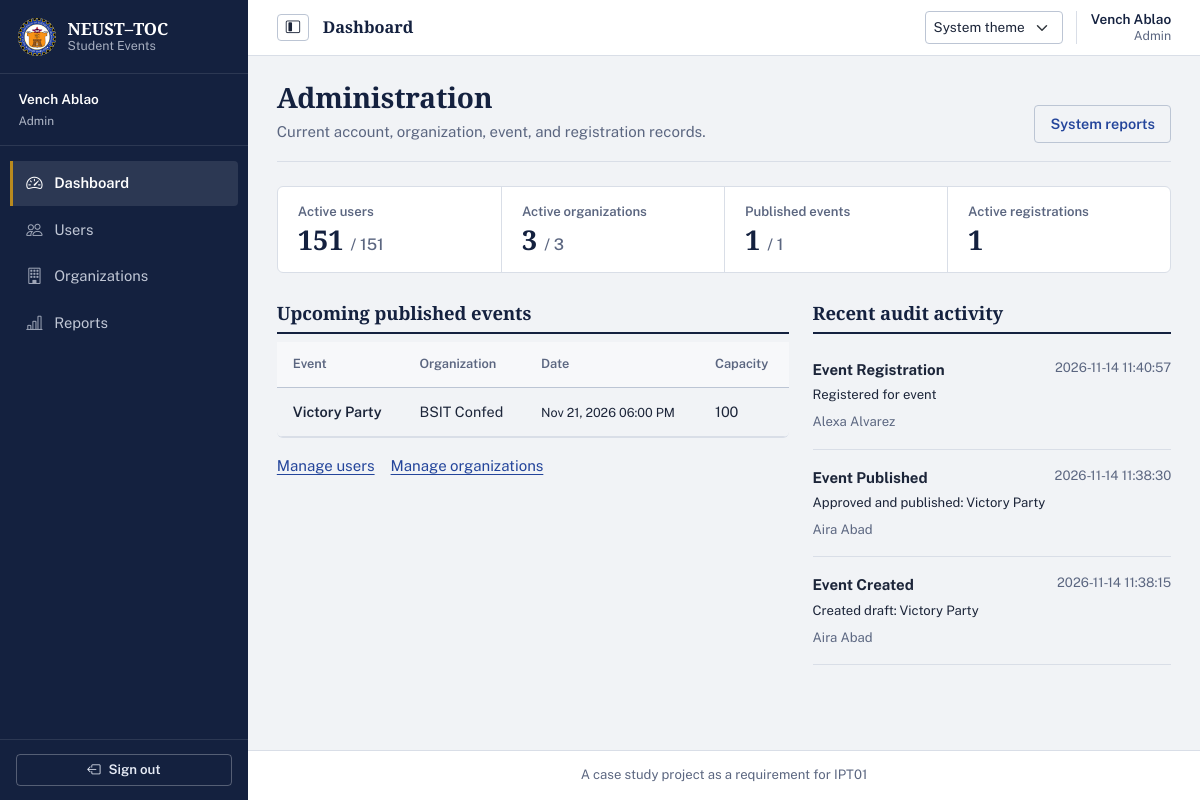
The page /admin/dashboard (signed in) on the database its author committed.
### tables this page shows
CREATE TABLE users (
    user_id INTEGER PRIMARY KEY AUTOINCREMENT,
    student_no TEXT UNIQUE,
    full_name TEXT NOT NULL,
    email TEXT NOT NULL UNIQUE,
    password_hash TEXT NOT NULL,
    role TEXT NOT NULL CHECK(role IN ('admin', 'officer', 'student')),
    is_active INTEGER NOT NULL DEFAULT 1 CHECK(is_active IN (0, 1)),
    created_at TEXT NOT NULL DEFAULT (strftime('%Y-%m-%d %H:%M:%S', 'now', 'localtime'))
);

CREATE TABLE events (
    event_id INTEGER PRIMARY KEY AUTOINCREMENT,
    organization_id INTEGER NOT NULL,
    created_by INTEGER NOT NULL,
    title TEXT NOT NULL,
    description TEXT NOT NULL,
    venue TEXT NOT NULL,
    start_at TEXT NOT NULL,
    end_at TEXT,
    registration_deadline TEXT NOT NULL,
    capacity INTEGER NOT NULL CHECK(capacity > 0),
    status TEXT NOT NULL DEFAULT 'draft' CHECK(status IN ('draft', 'published', 'cancelled', 'completed')),
    created_at TEXT NOT NULL DEFAULT (strftime('%Y-%m-%d %H:%M:%S', 'now', 'localtime')),
    updated_at TEXT,
    FOREIGN KEY (organization_id) REFERENCES organizations(organization_id) ON DELETE RESTRICT,
    FOREIGN KEY (created_by) REFERENCES users(user_id) ON DELETE RESTRICT
);

CREATE TABLE organizations (
    organization_id INTEGER PRIMARY KEY AUTOINCREMENT,
    name TEXT NOT NULL UNIQUE,
    description TEXT,
    contact_email TEXT,
    is_active INTEGER NOT NULL DEFAULT 1 CHECK(is_active IN (0, 1)),
    created_at TEXT NOT NULL DEFAULT (strftime('%Y-%m-%d %H:%M:%S', 'now', 'localtime'))
);

CREATE TABLE audit_log (
    log_id INTEGER PRIMARY KEY AUTOINCREMENT,
    user_id INTEGER,
    action TEXT NOT NULL,
    target_type TEXT,
    target_id INTEGER,
    details TEXT,
    created_at TEXT NOT NULL DEFAULT (strftime('%Y-%m-%d %H:%M:%S', 'now', 'localtime')),
    FOREIGN KEY (user_id) REFERENCES users(user_id) ON DELETE SET NULL
);

### admin_routes.py (the view)
@admin_bp.route('/dashboard')
@admin_required
def dashboard():
    db = get_db()
    stats = report_service.get_admin_dashboard_stats(db)
    return render_template('admin/dashboard.html', stats=stats)

### admin_routes.py (called while the page is built)
def admin_required(f):
    @wraps(f)
    def decorated_function(*args, **kwargs):
        if 'user_id' not in session:
            flash('Please log in to access this page.', 'warning')
            return redirect(url_for('auth.login'))
        if session.get('role') != 'admin':
            abort(403)
        db = get_db()
        user = auth_service.get_user_by_id(db, session['user_id'])
        if not user or not user['is_active']:
            session.clear()
            flash('Your account has been deactivated.', 'danger')
            return redirect(url_for('auth.login'))
        return f(*args, **kwargs)
    return decorated_function

### db.py (called while the page is built)
def get_db():
    if 'db' not in g:
        db_path = current_app.config.get('DATABASE', Config.DATABASE)
        g.db = sqlite3.connect(db_path)
        g.db.row_factory = sqlite3.Row
        g.db.execute('PRAGMA foreign_keys = ON')
    return g.db

### services/auth_service.py (called while the page is built)
def get_user_by_id(db, user_id):
    return db.execute('SELECT * FROM users WHERE user_id = ?', (user_id,)).fetchone()

### services/event_service.py (called while the page is built)
def complete_expired_published_events(db, now=None):
    now = now or datetime.now()
    now_str = now.strftime('%Y-%m-%d %H:%M:%S')
    cursor = db.execute(
        '''UPDATE events
           SET status = 'completed', updated_at = ?
           WHERE status = 'published'
             AND NULLIF(end_at, '') IS NOT NULL
             AND end_at <= ?''',
        (now_str, now_str)
    )
    completed_count = cursor.rowcount
    db.commit()
    return completed_count

### templates/admin/dashboard.html (shortened to what this page needs)
{% extends "base.html" %}
{% block content %}
<header class="workspace-intro">
    <div>
        <h1>Administration</h1>
        <p>Current account, organization, event, and registration records.</p>
    </div>
    <a href="{{ url_for('admin.reports') }}" class="btn btn-outline-primary">System reports</a>
</header>
<div class="stat-strip" aria-label="System totals">
    <div><span class="stat-label">Active users</span><div class="stat-value">{{ stats.active_users }} <small class="text-muted fs-6">/ {{ stats.total_users }}</small></div></div>
    <div><span class="stat-label">Active organizations</span><div class="stat-value">{{ stats.active_organizations }} <small class="text-muted fs-6">/ {{ stats.total_organizations }}</small></div></div>
    <div><span class="stat-label">Published events</span><div class="stat-value">{{ stats.published_events }} <small class="text-muted fs-6">/ {{ stats.total_events }}</small></div></div>
    <div><span class="stat-label">Active registrations</span><div class="stat-value">{{ stats.total_registrations }}</div></div>
</div>
<div class="row g-4">
    <section class="col-xl-7">
        <div class="section-rule mb-2">
            <h2>Upcoming published events</h2>
        </div>
        {% if stats.upcoming_events %}
        <div class="table-responsive border-bottom">
            <table class="table table-hover align-middle">
                <thead><tr><th>Event</th><th>Organization</th><th>Date</th><th>Capacity</th></tr></thead>
                <tbody>
                {% for evt in stats.upcoming_events %}
                <tr>
                    <td class="fw-semibold">{{ evt.title }}</td>
                    <td>{{ evt.organization_name }}</td>
                    <td><small>{{ evt.start_at|datetimeformat }}</small></td>
                    <td>{{ evt.capacity }}</td>
                </tr>
                {% endfor %}
                </tbody>
            </table>
        </div>
        {% else %}
        <p class="text-muted border-bottom py-3">There are no upcoming published events.</p>
        {% endif %}
        <div class="d-flex flex-wrap gap-3 mt-3">
            <a href="{{ url_for('admin.users') }}">Manage users</a>
            <a href="{{ url_for('admin.organizations') }}">Manage organizations</a>
        </div>
    </section>
    <section class="col-xl-5">
        <div class="section-rule mb-2">
            <h2>Recent audit activity</h2>
        </div>
        {% if stats.recent_activity %}
        <ol class="list-unstyled mb-0">
            {% for act in stats.recent_activity %}
            <li class="py-3 border-bottom">
                <div class="d-flex justify-content-between align-items-start gap-3">
                    <strong class="text-break">{{ act.action|replace('_', ' ')|title }}</strong>
                    <small class="text-muted text-nowrap">{{ act.created_at }}</small>
                </div>
                {% if act.details %}<p class="small mb-1 mt-1">{{ act.details }}</p>{% endif %}
                {% if act.full_name %}<small class="text-muted">{{ act.full_name }}</small>{% endif %}
            </li>
            {% endfor %}
        </ol>
        {% else %}
        <p class="text-muted py-3">No audit activity has been recorded.</p>
        {% endif %}
    </section>
</div>
{% endblock %}

### templates/base.html (shortened to what this page needs)
<!DOCTYPE html>
<html lang="en" data-bs-theme="light" data-theme-preference="system">
<head>
    <link href="https://cdn.jsdelivr.net/npm/bootstrap@5.3.2/dist/css/bootstrap.min.css" rel="stylesheet"
>
    <link rel="stylesheet" href="https://cdn.jsdelivr.net/npm/bootstrap-icons@1.11.3/font/bootstrap-icons.min.css">
    <link rel="stylesheet" href="{{ url_for('static', filename='css/style.css') }}">
</head>
<body>
    {% if current_user %}
    <aside class="sidebar" id="sidebar">
        <div class="sidebar-header">
            <a class="sidebar-brand" href="{{ url_for('index') }}" aria-label="NEUST–TOC Student Events home">
                <img src="{{ url_for('static', filename='images/logo.jpg') }}" alt="" class="sidebar-logo">
                <span class="sidebar-brand-copy">
                    <strong>NEUST–TOC</strong>
                    <small>Student Events</small>
                </span>
            </a>
        </div>
        <div class="sidebar-user">
            <div class="sidebar-user-copy">
                <div class="fw-semibold text-truncate">{{ current_user.full_name }}</div>
                <small class="text-capitalize opacity-75">{{ current_user_display_role }}</small>
            </div>
        </div>
        <nav class="sidebar-nav" aria-label="Main navigation">
            <ul class="nav flex-column">
                {% if session.role == 'admin' %}
                <li class="nav-item">
                    <a class="nav-link {% if request.endpoint == 'admin.dashboard' %}active{% endif %}"
                       {% if request.endpoint == 'admin.dashboard' %}aria-current="page"{% endif %}
                       aria-label="Dashboard"
                       href="{{ url_for('admin.dashboard') }}">
                        <i class="bi bi-speedometer2 me-2" aria-hidden="true"></i><span class="nav-label">Dashboard</span>
                    </a>
                </li>
                <li class="nav-item">
                    <a class="nav-link {% if request.endpoint and request.endpoint.startswith('admin.user') %}active{% endif %}"
                       aria-label="Users"
                       href="{{ url_for('admin.users') }}">
                        <i class="bi bi-people me-2" aria-hidden="true"></i><span class="nav-label">Users</span>
                    </a>
                </li>
                <li class="nav-item">
                    <a class="nav-link {% if request.endpoint and request.endpoint.startswith('admin.organization') %}active{% endif %}"
                       aria-label="Organizations"
                       href="{{ url_for('admin.organizations') }}">
                        <i class="bi bi-building me-2" aria-hidden="true"></i><span class="nav-label">Organizations</span>
                    </a>
                </li>
                <li class="nav-item">
                    <a class="nav-link {% if request.endpoint == 'admin.reports' %}active{% endif %}"
                       aria-label="Reports"
                       href="{{ url_for('admin.reports') }}">
                        <i class="bi bi-bar-chart-line me-2" aria-hidden="true"></i><span class="nav-label">Reports</span>
                    </a>
                </li>
                {% endif %}
            </ul>
        </nav>
        <div class="sidebar-footer">
            <form method="POST" action="{{ url_for('auth.logout') }}">
                <button type="submit" class="btn btn-outline-light btn-sm w-100" aria-label="Sign out">
                <i class="bi bi-box-arrow-left me-2" aria-hidden="true"></i><span class="nav-label">Sign out</span>
                </button>
            </form>
        </div>
    </aside>
    {% endif %}
    <main class="{{ 'main-content' if current_user else 'guest-content' }}">
        {% if current_user %}
        <header class="app-topbar">
            <div class="topbar-leading">
                <button class="btn btn-outline-secondary sidebar-toggle" type="button" id="sidebarToggle"
                        aria-label="Collapse navigation" aria-controls="sidebar" aria-expanded="true">
                    <i class="bi bi-layout-sidebar-inset" aria-hidden="true"></i>
                </button>
                <div class="topbar-breadcrumb">
                    <span class="topbar-current">
                        {{ request.endpoint.rsplit('.', 1)[-1]|replace('_', ' ')|title if request.endpoint else 'Home' }}
                    </span>
                </div>
            </div>
            <div class="topbar-actions">
                <select class="form-select form-select-sm theme-picker" id="themePicker" data-theme-picker>
                    <option value="system">System theme</option>
                </select>
                <span class="topbar-account d-none d-sm-flex">
                    <span class="topbar-account-name">{{ current_user.full_name }}</span>
                    <span class="topbar-account-role text-capitalize">{{ current_user_display_role }}</span>
                </span>
            </div>
        </header>
        {% endif %}
        <div class="{{ 'container-fluid py-4' if current_user else 'container' }}">
            {% block content %}{% endblock %}
        </div>
        {% if current_user %}
        <footer class="app-footer">
            <div class="container-fluid">
                <p class="mb-0 text-center text-muted small">
                    A case study project as a requirement for IPT01
                </p>
            </div>
        </footer>
        {% endif %}
    </main>
</body>
</html>

### rows shown on the page
users: full_name "Vench Ablao", role "Admin"
events: title "Victory Party", organization_name "BSIT Confed", start_at "Nov 21, 2026 06:00 PM", capacity "100"
audit_log: action "Event Registration", created_at "2026-11-14 11:40:57", details "Registered for event", full_name "Alexa Alvarez"
audit_log: action "Event Published", created_at "2026-11-14 11:38:30", details "Approved and published: Victory Party", full_name "Aira Abad"
audit_log: action "Event Created", created_at "2026-11-14 11:38:15", details "Created draft: Victory Party", full_name "Aira Abad"

### other values the page prints
{{ stats.active_users }} "151"
{{ stats.total_users }} "151"
{{ stats.active_organizations }} "3"
{{ stats.total_organizations }} "3"
{{ stats.published_events }} "1"
{{ stats.total_events }} "1"
{{ stats.total_registrations }} "1"
